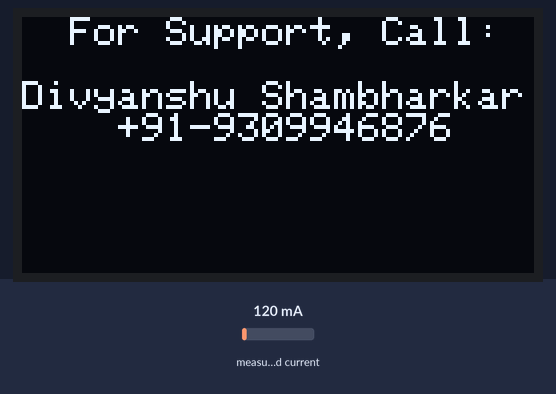
Bench run of a sketch on a simulated Arduino Uno, built with avr-gcc and run on an emulated ATmega328P. Parts: 128×64 one-colour display. Inputs (shaded band) come from the test bench; at power-on: measured current 120 mA.

Above: at 2.1 s.
At 7.2 s:
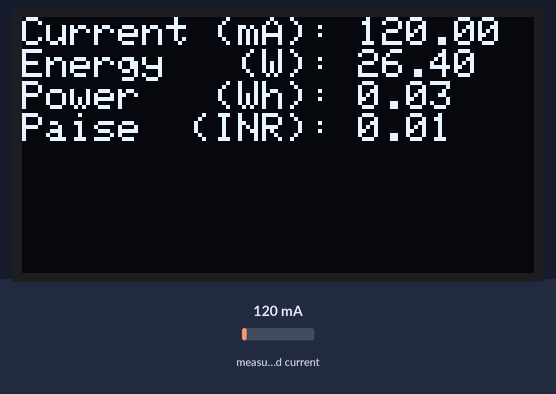
7.3 s: measured current set to 966 mA
At 8.0 s:
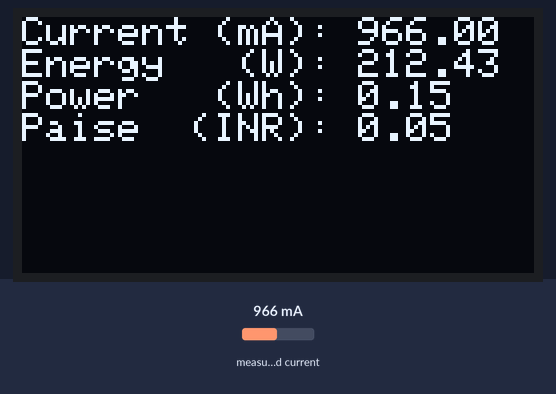
8.8 s: measured current set to 1020 mA
At 9.6 s:
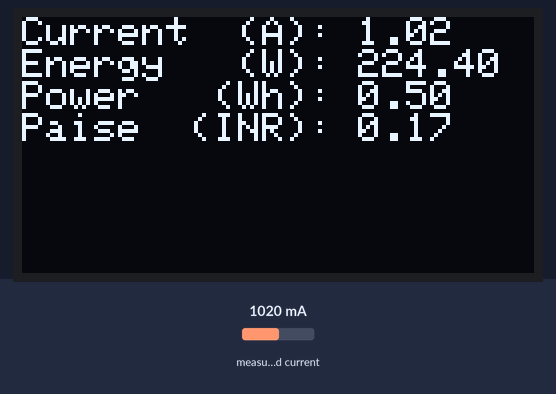
10.5 s: measured current set to 40 mA
At 14.6 s:
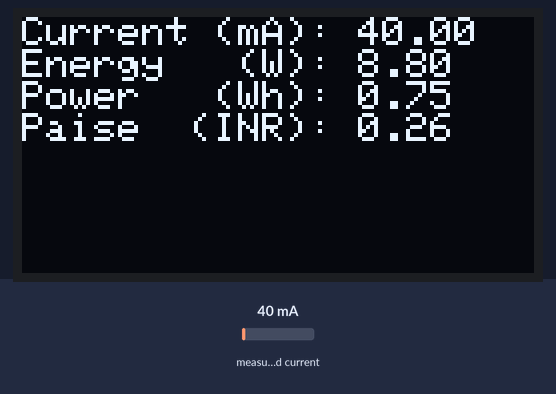

The sketch:

OLED_Analyser.ino
```cpp
// Include Wire Library for I2C
#include <Wire.h>

#include <math.h>

// Include Adafruit Graphics & OLED libraries
#include <Adafruit_GFX.h>
#include <Adafruit_SSD1306.h>

// Reset pin not used but needed for library
#define OLED_RESET 4
Adafruit_SSD1306 display(OLED_RESET);

#include "Arduino.h"

#include "ACS712.h"

ACS712  ACS(A0, 5.0, 1023, 100);

void setup() {
  // Establishing the Serial Connection.
  Serial.begin(9600);

  // Start Wire library for I2C protocol.
  Wire.begin();

  // Initialize OLED with I2C address 0x3C.
  display.begin(SSD1306_SWITCHCAPVCC, 0x3C);

  // Clear display, Just in case.
  display.clearDisplay();

  //Set the parameters.
  display.setTextColor(WHITE);

  // The Intro sequence.
  intro_device();
  delay(2000);
  intro_support();
  delay(2000);
  intro_info();
  delay(2000);

}


void loop() {
  float ienergy,    //Watt
        energy = 0, //Watt
        ipower,     //Kilo-Watt-hour
        power=0,    //Kilo-Watt-hour
        current,    //Mili-Amperes
        amount;

  display.setTextSize(1);

  for(;;){
    display.clearDisplay();
    display.setCursor(0,0);


    current = abs(ACS.mA_AC());
    //Current value is read from the sensor. Unit is Mili-Amperes.

    if(current<1000){
      display.print("Current (mA): ");
      display.println(current);
    }else{
      display.print("Current  (A): ");
      display.println(current/1000);
    }


    ienergy = abs(current*0.22);
    // Instantaneous energy in the 20ms window. Watt.

    energy = (energy + ienergy)/2;
    // Average of the energy. Fast enough such that this appears as moving average. Watt.

    if(energy>1000){
      display.print("Energy  (kW): ");
      display.println(energy/1000);
    }else{
      display.print("Energy   (W): ");
      display.println(energy);
    }


    ipower = energy/18000000;
    power = power+ipower;

    if(power<1){
      display.print("Power   (Wh): ");
      display.println(abs(power*1000));
    }else{
      display.print("Power  (kWh): ");
      display.println(abs(power));
    }


    if(power < 100){
      amount = power * 3.46;
    }else if(power < 300){
      amount = power * 7.43;
    }else if(power < 500){
      amount = power * 10.32;
    }else{
      amount = power * 11.71;
    }

    if(amount < 1){
      display.print("Paise  (INR): ");
      display.println(abs(amount*100));
    }else{
      display.print("Rupaye  (INR):");
      display.println(abs(amount));
    }


    display.display();

  }

}

void intro_device(){
  display.clearDisplay();
  display.setTextSize(2);
  display.setCursor(28,0);
  display.println("Energy");
  display.setCursor(35,17);
  display.println("Meter");
  display.display();
}

void intro_support(){
  display.clearDisplay();
  display.setTextSize(1);
  display.setCursor(0,0);
  display.println("  For Support, Call:\n\nDivyanshu Shambharkar\n    +91-9309946876");
  display.display();
}

void intro_info(){
  display.clearDisplay();

}
```

Measured:
- the behaviour switches between 999 and 1000 mA on measured current (found by bisection; images 2 and 3)
- after the input at 8.8 s, the display: first differs from a run without the input after 0.06 s (image 3 shows a later state)
- after the input at 10.5 s, the display: first changes after 0.05 s (image 4 shows a later state)
- what the display in image 0 shows lasts 4.0 s, from 2.1 s to 6.1 s
